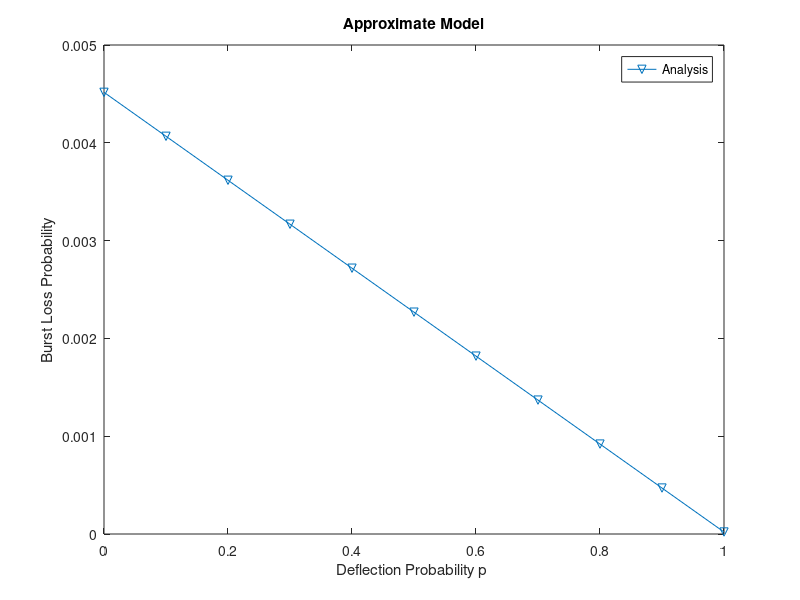

Reproduce this figure in MATLAB.
function burst_loss_p = Scenario1_a()
m = 64;
sum = 0;
traffic_load = 0.75;

q_m_1 = (64*traffic_load)^m/factorial(m);

for k = 0:m
    sum = sum + (64*traffic_load)^k/factorial(k);
end    
q_m_2 = sum;
q_m = q_m_1/q_m_2;

deflect_p = 0:0.1:1;
burst_loss_pq = (q_m)*(1-deflect_p + deflect_p.*q_m);
plot(deflect_p, burst_loss_pq,'DisplayName','Analysis','Marker','v');
legend('Analysis');
xlabel('Deflection Probability p ');
ylabel('Burst Loss Probability');
title('Approximate Model');

end

